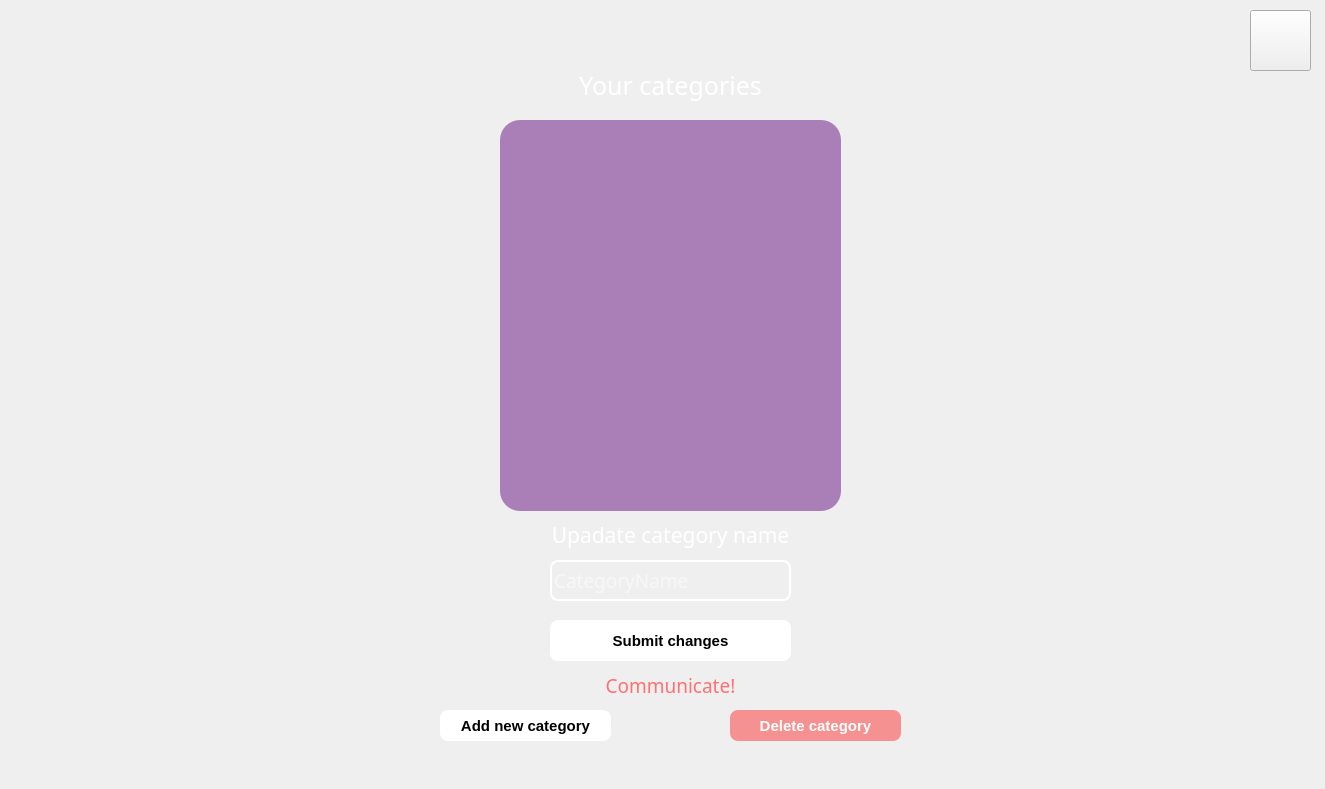
<?xml version="1.0" encoding="UTF-8"?>
<ui version="4.0">
 <class>Form</class>
 <widget class="QWidget" name="Form">
  <property name="geometry">
   <rect>
    <x>0</x>
    <y>0</y>
    <width>1325</width>
    <height>789</height>
   </rect>
  </property>
  <property name="windowTitle">
   <string>SpendFlow</string>
  </property>
  <property name="styleSheet">
   <string notr="true"/>
  </property>
  <widget class="QLabel" name="background">
   <property name="geometry">
    <rect>
     <x>-30</x>
     <y>-30</y>
     <width>1371</width>
     <height>821</height>
    </rect>
   </property>
   <property name="styleSheet">
    <string notr="true">border-image: url(:/ui/bckimg.jpg);</string>
   </property>
   <property name="text">
    <string/>
   </property>
   <property name="alignment">
    <set>Qt::AlignCenter</set>
   </property>
  </widget>
  <widget class="QLabel" name="logo">
   <property name="geometry">
    <rect>
     <x>0</x>
     <y>0</y>
     <width>171</width>
     <height>101</height>
    </rect>
   </property>
   <property name="styleSheet">
    <string notr="true">border-image: url(:/ui/logo.png);</string>
   </property>
   <property name="text">
    <string/>
   </property>
  </widget>
  <widget class="QPushButton" name="deleteCategoryButton">
   <property name="geometry">
    <rect>
     <x>730</x>
     <y>710</y>
     <width>171</width>
     <height>31</height>
    </rect>
   </property>
   <property name="font">
    <font>
     <family>Arial</family>
     <pointsize>11</pointsize>
     <weight>75</weight>
     <bold>true</bold>
    </font>
   </property>
   <property name="styleSheet">
    <string notr="true">QPushButton{
	border-radius: 8px;
	background-color: rgba(255, 0, 0, 100);
	color: rgb(255, 255, 255);
}

QPushButton:hover{
	border-radius: 8px;
	background-color: rgb(187, 26, 202);
	color: white;
}
QPushButton:pressed{
	border-radius: 8px;
	background-color: rgb(92, 17, 255);
	color: white;
}</string>
   </property>
   <property name="text">
    <string>Delete category</string>
   </property>
  </widget>
  <widget class="QLineEdit" name="CategoryNameText">
   <property name="geometry">
    <rect>
     <x>550</x>
     <y>560</y>
     <width>241</width>
     <height>41</height>
    </rect>
   </property>
   <property name="font">
    <font>
     <family>Bahnschrift</family>
     <pointsize>14</pointsize>
    </font>
   </property>
   <property name="styleSheet">
    <string notr="true">QLineEdit{
	background-color: rgba(255, 255, 255, 0);
	border: 2px solid rgb(255, 255, 255);
	border-radius: 8px;
	color: white; 
}

QLineEdit:focus{
	background-color: rgba(255, 255, 255, 0);
	border: 2px solid  rgb(255, 0, 255);
	border-radius: 8px;
	color: white; 
}

</string>
   </property>
   <property name="text">
    <string/>
   </property>
   <property name="placeholderText">
    <string>CategoryName</string>
   </property>
  </widget>
  <widget class="QLabel" name="updateCategoryNameLabel">
   <property name="geometry">
    <rect>
     <x>500</x>
     <y>510</y>
     <width>341</width>
     <height>51</height>
    </rect>
   </property>
   <property name="font">
    <font>
     <family>Bahnschrift</family>
     <pointsize>16</pointsize>
     <weight>50</weight>
     <bold>false</bold>
    </font>
   </property>
   <property name="text">
    <string>&lt;html&gt;&lt;head/&gt;&lt;body&gt;&lt;p&gt;&lt;span style=&quot; color:#ffffff;&quot;&gt;Upadate category name&lt;/span&gt;&lt;/p&gt;&lt;/body&gt;&lt;/html&gt;</string>
   </property>
   <property name="alignment">
    <set>Qt::AlignCenter</set>
   </property>
  </widget>
  <widget class="QPushButton" name="submitButton">
   <property name="geometry">
    <rect>
     <x>550</x>
     <y>620</y>
     <width>241</width>
     <height>41</height>
    </rect>
   </property>
   <property name="font">
    <font>
     <family>Arial</family>
     <pointsize>11</pointsize>
     <weight>75</weight>
     <bold>true</bold>
    </font>
   </property>
   <property name="styleSheet">
    <string notr="true">QPushButton{
	border-radius: 8px;
	background-color: rgb(255, 255, 255);
}

QPushButton:hover{
	border-radius: 8px;
	background-color:  rgb(148, 17, 255);
	color: white;
}

QPushButton:pressed{
	border-radius: 8px;
	background-color: rgb(187, 26, 202);
	color: white;
}</string>
   </property>
   <property name="text">
    <string>Submit changes</string>
   </property>
  </widget>
  <widget class="QLabel" name="categoriesLabel">
   <property name="geometry">
    <rect>
     <x>510</x>
     <y>60</y>
     <width>321</width>
     <height>51</height>
    </rect>
   </property>
   <property name="font">
    <font>
     <family>Bahnschrift</family>
     <pointsize>19</pointsize>
     <weight>50</weight>
     <bold>false</bold>
    </font>
   </property>
   <property name="text">
    <string>&lt;html&gt;&lt;head/&gt;&lt;body&gt;&lt;p&gt;&lt;span style=&quot; color:#ffffff;&quot;&gt;Your categories&lt;/span&gt;&lt;/p&gt;&lt;/body&gt;&lt;/html&gt;</string>
   </property>
   <property name="alignment">
    <set>Qt::AlignCenter</set>
   </property>
  </widget>
  <widget class="QPushButton" name="addCatButton">
   <property name="geometry">
    <rect>
     <x>440</x>
     <y>710</y>
     <width>171</width>
     <height>31</height>
    </rect>
   </property>
   <property name="font">
    <font>
     <family>Arial</family>
     <pointsize>11</pointsize>
     <weight>75</weight>
     <bold>true</bold>
    </font>
   </property>
   <property name="styleSheet">
    <string notr="true">QPushButton{
	border-radius: 8px;
	background-color: rgb(255, 255, 255);
}

QPushButton:hover{
	border-radius: 8px;
	background-color:  rgb(148, 17, 255);
	color: white;
}

QPushButton:pressed{
	border-radius: 8px;
	background-color: rgb(187, 26, 202);
	color: white;
}</string>
   </property>
   <property name="text">
    <string>Add new category</string>
   </property>
  </widget>
  <widget class="QPushButton" name="exitButton">
   <property name="geometry">
    <rect>
     <x>1250</x>
     <y>10</y>
     <width>61</width>
     <height>61</height>
    </rect>
   </property>
   <property name="font">
    <font>
     <family>Bahnschrift</family>
     <pointsize>11</pointsize>
     <weight>75</weight>
     <bold>true</bold>
    </font>
   </property>
   <property name="styleSheet">
    <string notr="true">QPushButton{
	border-image: url(:/ui/exit.png);
}

QPushButton:hover{
	
	border-image: url(:/ui/exit-hover.png);
}
QPushButton:pressed{
	
	border-image: url(:/ui/exit-pressed.png);
}</string>
   </property>
   <property name="text">
    <string/>
   </property>
   <property name="checkable">
    <bool>false</bool>
   </property>
   <property name="flat">
    <bool>false</bool>
   </property>
  </widget>
  <widget class="QLabel" name="communicateTextLabel">
   <property name="geometry">
    <rect>
     <x>500</x>
     <y>670</y>
     <width>341</width>
     <height>31</height>
    </rect>
   </property>
   <property name="font">
    <font>
     <family>Bahnschrift</family>
     <pointsize>14</pointsize>
    </font>
   </property>
   <property name="styleSheet">
    <string notr="true">color: rgb(255, 112, 114);</string>
   </property>
   <property name="text">
    <string>Communicate!</string>
   </property>
   <property name="alignment">
    <set>Qt::AlignCenter</set>
   </property>
  </widget>
  <widget class="QListWidget" name="categoriesListBox">
   <property name="geometry">
    <rect>
     <x>500</x>
     <y>120</y>
     <width>341</width>
     <height>391</height>
    </rect>
   </property>
   <property name="font">
    <font>
     <family>Bahnschrift</family>
     <pointsize>15</pointsize>
     <weight>50</weight>
     <italic>false</italic>
     <bold>false</bold>
     <kerning>false</kerning>
    </font>
   </property>
   <property name="styleSheet">
    <string notr="true">QListWidget{
	color: white;
	font: 15pt &quot;Bahnschrift&quot;;	
	background-color: rgba(91, 0, 121,120);
	border-radius: 20px;
	padding-top: 20px;
}

QListWidget::item {
	margin-top: 10px;
}
</string>
   </property>
   <property name="verticalScrollBarPolicy">
    <enum>Qt::ScrollBarAlwaysOff</enum>
   </property>
  </widget>
 </widget>
 <resources>
  <include location="background.qrc"/>
 </resources>
 <connections/>
</ui>
